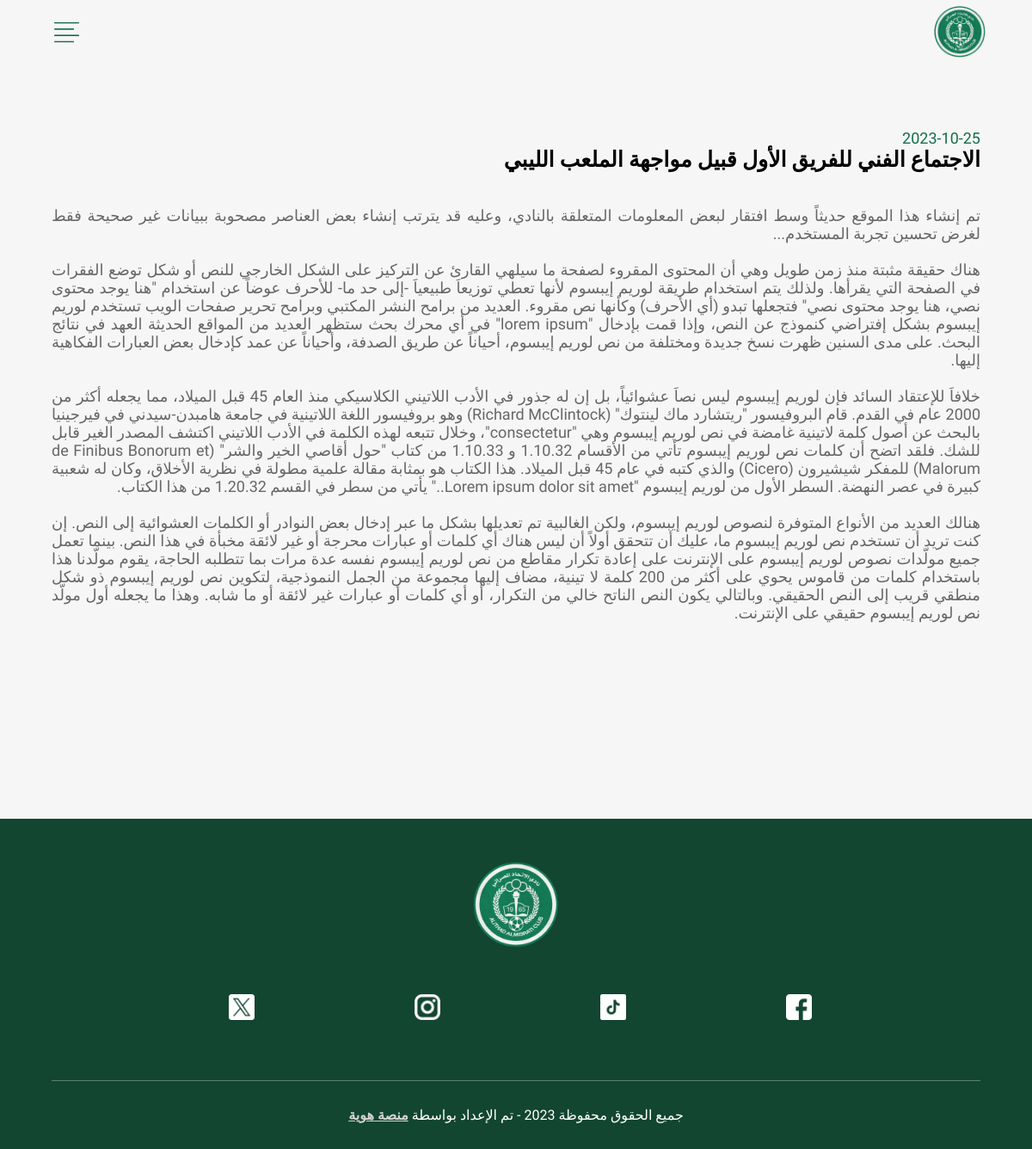
Screenshot of /newsDetail/3/ with the database file from the repository.
### main/models.py (models this page shows, shortened)
class News(models.Model):
    category_choices = (
        ("الفريق الأول", "first team"),
        ("الطائرة", "volleyball"),
        ("الأكاديمية", "academy"),
        ("النادي", "club",),
    )
    title = models.CharField(max_length=2000)
    text = models.TextField()
    image = models.ImageField(upload_to='images/%y/%m/%d', null=True, blank=True)
    created_at = models.DateTimeField(auto_now_add=True)
    is_hero = models.BooleanField(default=False, null=True)
    category = models.CharField(max_length=100, choices=category_choices)

### main/views.py (the view)
# urls.py: path('newsDetail/<str:pk>/', views.newsDetail, name="newsDetail"),
def newsDetail(request, pk):
    news = News.objects.get(id=pk)
    context = {'news': news}
    return render(request, 'newsDetail.html', context)

### main/templates/newsDetail.html (shortened to what this page needs)
{% extends 'base.html' %}
{% block content %}
<!DOCTYPE html>
<html lang="en" dir="ltr">
  <head>
  </head>
    <body hx-target="this" hx-swap="outerHTML">
  <div id="forplaceholder">
    <div class="newsD" id="newsD">
        {% include 'components/navbar.html' %}
        {% include 'components/newsDetailpage_components/section1.html' %}
        {% include 'components/footer.html' %}
    </div>
  </div>
  </body>
</html>
{% endblock content %}

### main/templates/components/newsDetailpage_components/section1.html (shortened to what this page needs)
{% load static %}
<div class="Newsmain">
    <div class="heading">
        <h5>{{news.created_at|date:'Y-m-d'}}</h5>
        <h1>{{news.title}}</h1>
    </div>
    <div class="text">
        <p>{{news.text|linebreaksbr}}</p>
    </div>
    <div class="image">
    </div>
</div>

### static/css/style.css (style rules this page uses)
body, html { margin: 0; padding: 0; height: 100%; width: 100%; direction: rtl; font-family: 'Almarai', sans-serif; background-color: #f6f6f6; }
#newsD { padding-top: 150px; width: 100%; overflow-x: hidden; }

### main/templates/components/navbar.html (style rules this page uses)
* { padding: 0; margin: 0; }

### main/templates/components/newsDetailpage_components/section1.html (style rules this page uses)
* { margin: 0; padding: 0; }
.Newsmain { padding: 0 20%; margin-bottom: 150px; position: relative; }
.Newsmain .heading { margin-bottom: 40px; }
.Newsmain .heading h1 { font-size: 35px; font-weight: bold; }
.Newsmain .heading h5 { font-size: 18px; font-weight: 400; color: #126E49; }
.Newsmain .text { margin-bottom: 60px; }
.Newsmain .text p { font-size: 18px; font-weight: 400; color: #666; }
@media screen and (max-width: 1200px) { .Newsmain { padding: 0 5%; } }
@media screen and (max-width: 1200px) { .Newsmain .heading h1 { font-size: 25px; } }
@media screen and (max-width: 1200px) { .Newsmain .text p { text-align: justify; } }

### rows the page displays
News: created_at "2023-10-25", title "الاجتماع الفني للفريق الأول قبيل مواجهة الملعب الليبي", text "تم إنشاء هذا الموقع حديثاً وسط افتقار لبعض المعلومات المتعلقة بالنادي، وعليه قد يترتب إنشاء بعض العناصر مصحوبة ببيانات غير صحيحة فقط لغرض تحسين تجربة المستخدم... هناك حقيقة مثبتة منذ زمن طويل وهي أن المحتوى المقروء لصفحة ما سيلهي القارئ عن التركيز على الشكل الخارجي للنص أو شكل توضع الفقرات في الصفحة التي يقرأها. ولذلك يتم استخدام طريقة لوريم إيبسوم لأنها تعطي توزيعاَ طبيعياَ -إلى حد ما- للأحرف عوضاً عن استخدام \"هنا يوجد محتوى نصي، هنا يوجد محتوى نصي\" فتجعلها تبدو (أي الأحرف) وكأنها نص مقروء. العديد من برامح النشر المكتبي وبرامح تحرير صفحات الويب تستخدم لوريم إيبسوم بشكل إفتراضي كنموذج عن النص، وإذا قمت بإدخال \"lorem ipsum\" في أي محرك بحث ستظهر العديد من المواقع الحديثة العهد في نتائج البحث.…"
